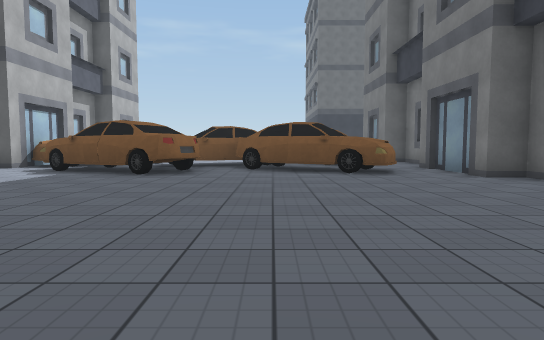
[1] (above)

21 first-person views from a walk through a Unity game level. The camera is 1.2 m above the floor, tilts 4° down and sees 75° across. The floor is counted in squares, 2 m on a side. Each view is taken from the middle of a square. On the plan, view 1 faces up. The plan holds only what a view shows up to about 10 squares ahead; the rest is blank. The place goes on beyond the plan. Some surface patterns are stand-ins.

[2]
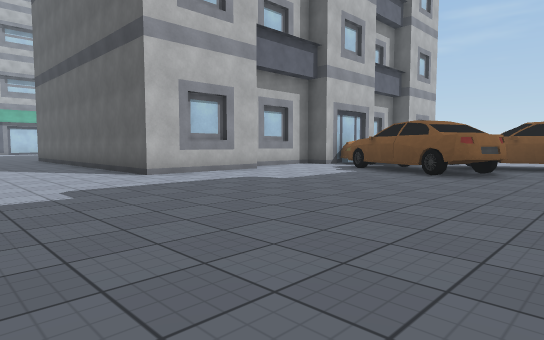

[3]
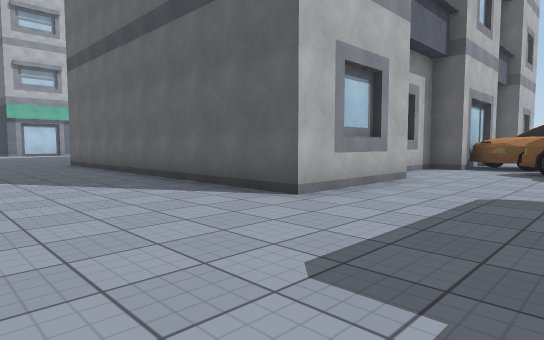

[4]
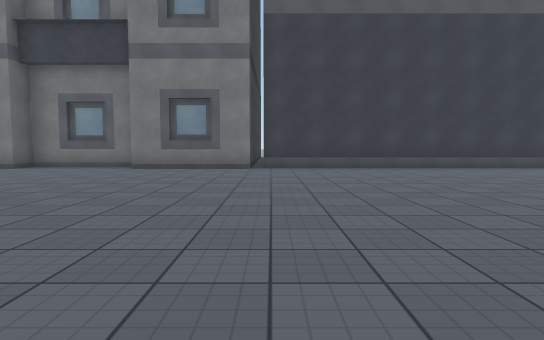

[5]
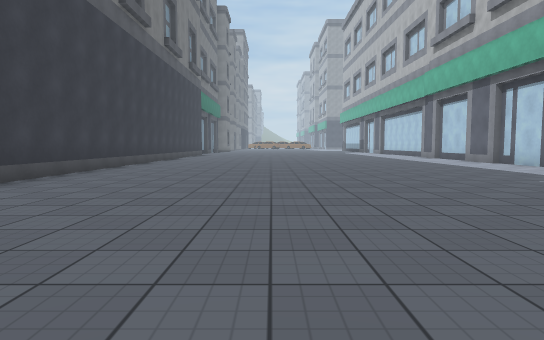

[6]
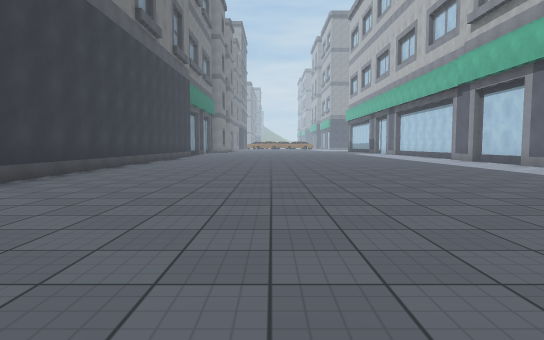

[7]
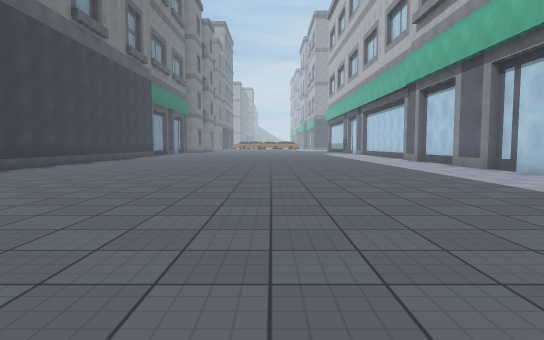

[8]
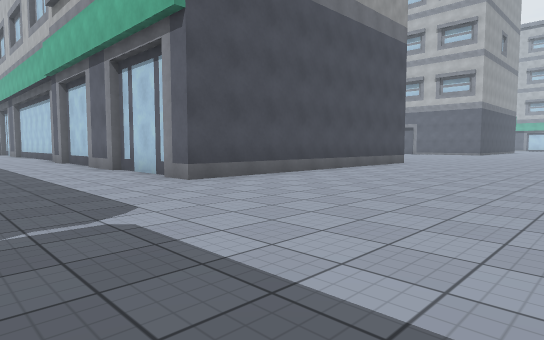

[9]
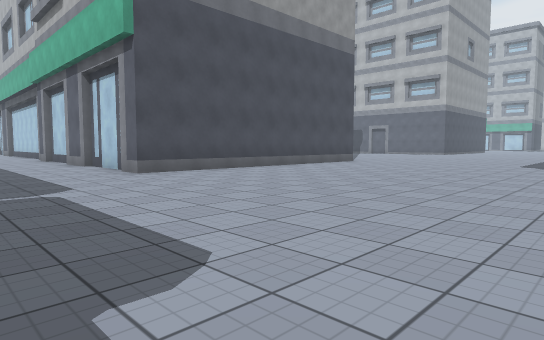

[10]
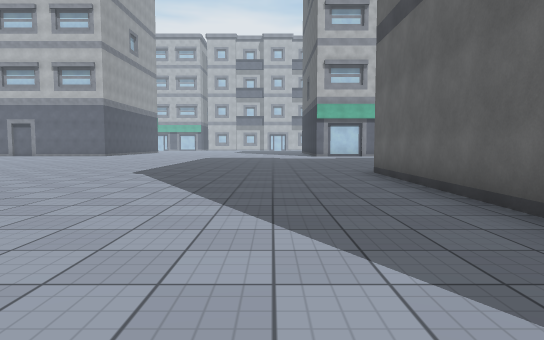

[11]
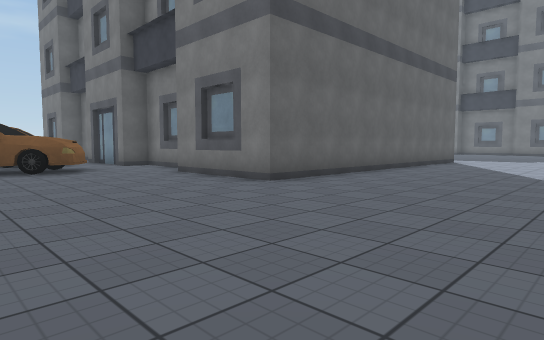

[12]
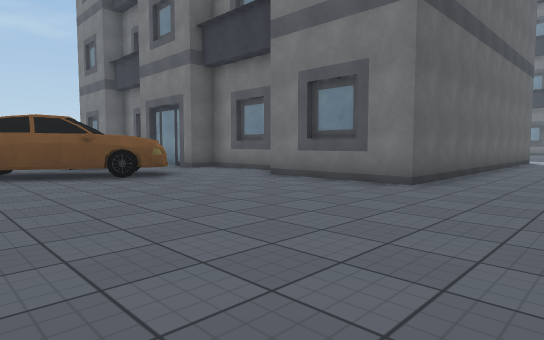

[13]
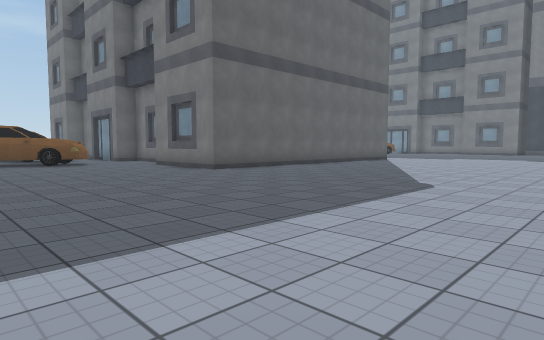

[14]
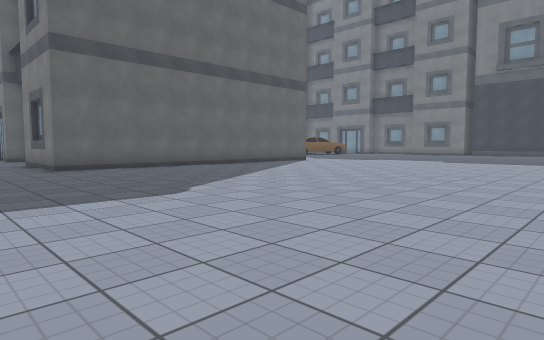

[15]
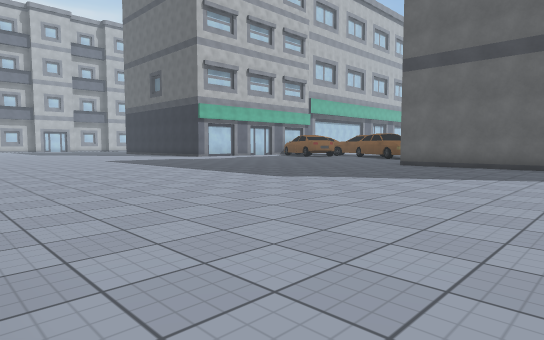

[16]
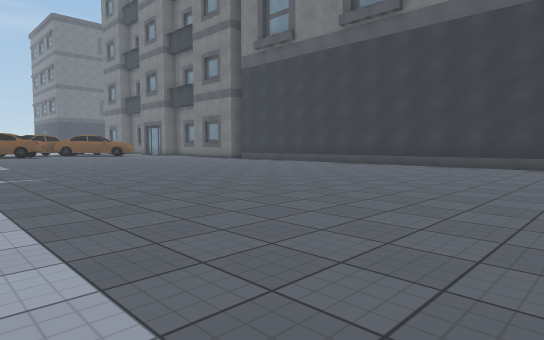

[17]
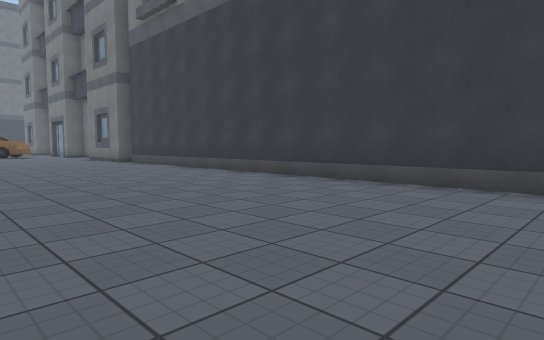

[18]
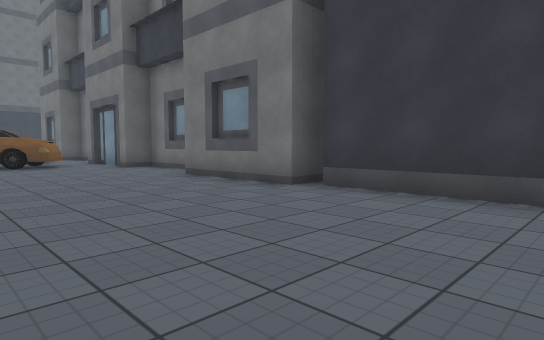

[19]
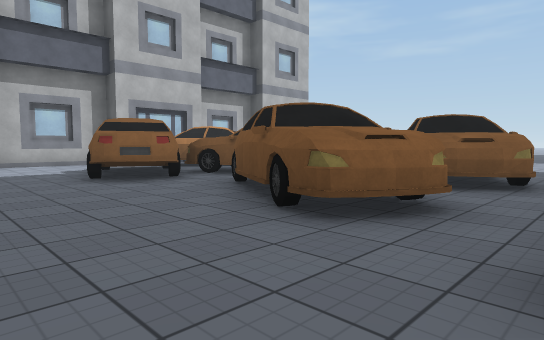

[20]
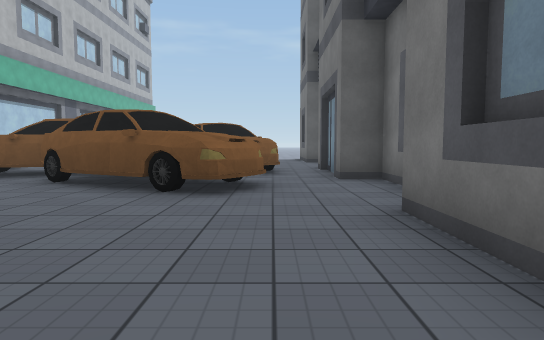

[21]
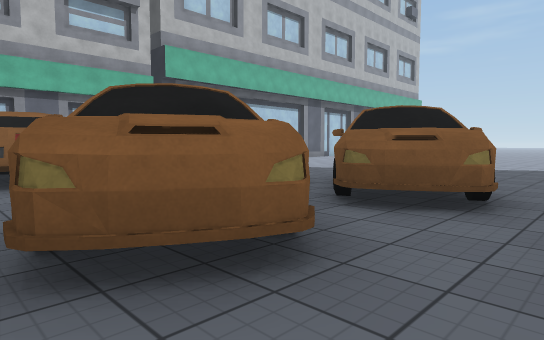

### Floor plan
Key: @ floor where view 1 was taken; # wall or solid block; x gap in a wall; . floor; ^ raised ledge; B building.
Columns run from 21 left of view 1 to 5 right of it. Each row starts with its distance up from view 1.
 17    ..
 16    ..
 15    ..
 14    ..
 13     ..
 12    #..#                #.
 11 ####^.#       ##       #^
 10    ##.#      ####  ##  ##.
  9 ####..#      #..^ ######.#
  8 ..##..#      #..####..##x#
  7  .....#      #...........##
  6  .....#      ##...........#
  5 ......#       #...........#
  4 ......#########...........#
  3 .........................##
  2 .........................#
  1 .........................##
  0 .....................@....#
 -1 ..........................#
 -2 ..........................#
 -3 ..........................#
 -4 ..........................#
 -5 ..........................#
 -6 ..........................#
 -7       ....................#
 -8               ............#
 -9              #............#
-10              #............#
-11              #............#
-12               B...........#

Positions as (right, up) in squares from view 1, and headings:
1: (0, 0), facing up
2: (0, 0), facing up-left
3: (-4, 0), facing up-left
4: (-5, 0), facing right
5: (0, 1), facing down
6: (0, -2), facing down
7: (-2, -2), facing down
8: (-4, -2), facing down-left
9: (-4, 0), facing down-left
10: (-8, 1), facing left
11: (-20, -1), facing up-right
12: (-21, 1), facing up-right
13: (-21, -4), facing up-right
14: (-18, -6), facing up-right
15: (-11, -7), facing up-left
16: (-6, -12), facing up-right
17: (-1, -12), facing up-right
18: (0, -3), facing up-right
19: (4, 5), facing up-left
20: (-17, 3), facing up
21: (-16, 7), facing up-left
